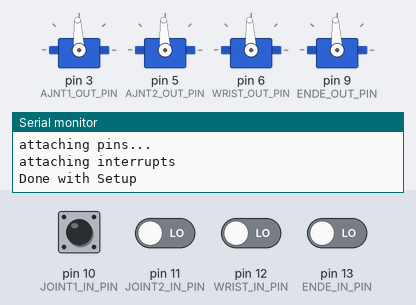
A sketch run on a simulated Arduino Uno, built with avr-gcc and run on an emulated ATmega328P. On the bench: 4 × servo, the last lines printed to the serial monitor. Inputs (shaded band) come from the test bench; at power-on: pin 10 (JOINT1_IN_PIN), pin 11 (JOINT2_IN_PIN), pin 12 (WRIST_IN_PIN), pin 13 (ENDE_IN_PIN) LOW.

Above: at 1.2 s.
1.3 s: pin 10 (JOINT1_IN_PIN) pulsed HIGH 2 times (0.12 s each, 0.3 s apart)
At 2.5 s:
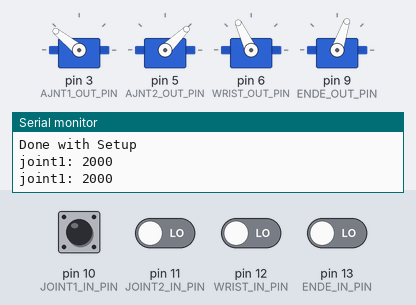
Timing chart, 0 to 4.3 s (numbered marks = the images above; inputs shaded):
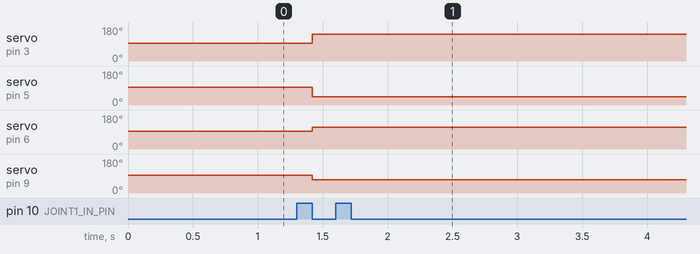

Measured:
- after the input at 1.3 s, servo on pin 3 (AJNT1_OUT_PIN): 93° → 141° after 0.12 s; servo on pin 5 (AJNT2_OUT_PIN): 93° → 44° after 0.12 s; servo on pin 6 (WRIST_OUT_PIN): 93° → 115° after 0.12 s; servo on pin 9 (ENDE_OUT_PIN): 93° → 71° after 0.12 s

The sketch:

Titan16_Arm.ino
```cpp
/*
 * authors: William Zschoche and Paul Ishizaki
 */

#include <Servo.h>
#include <PinChangeInt.h>

/*
 *  Input pins from X8R receiver
 */
#define JOINT1_IN_PIN 10  //ch. 7
#define JOINT2_IN_PIN 11  //ch. 6
#define WRIST_IN_PIN  12  //ch. 4
#define ENDE_IN_PIN   13  //ch. 3

/*
 *  Output pins to arm joints
 */
//valid PWM output pins(UNO): 3,5,6,9,10,11
#define AJNT1_OUT_PIN 3   //tape 1
#define AJNT2_OUT_PIN 5   //tape 2
#define WRIST_OUT_PIN 6   //tape 3
#define ENDE_OUT_PIN  9   //tape 4

/*
 *  Binary "flag" values for interrupts
 */

 #define JOINT1_FLAG 1
 #define JOINT2_FLAG 2
 #define WRIST_FLAG  4
 #define ENDE_FLAG   8

 /*
  *   Calibration signal for AJNT servo motors; 1500 = 0 output
  */
#define CENTER_SIGNAL 1500

//bit flag to indicate new sensor data has been written
volatile uint8_t bUpdateFlagsShared;

//raw sensor data
volatile uint16_t usAJNT1InShared;
volatile uint16_t usAJNT2InShared;
volatile uint16_t usWRISTInShared;
volatile uint16_t usENDEInShared;

//timestamp placeholder to for signal time length calcs
uint32_t ulAJNT1Start;
uint32_t ulAJNT2Start;
uint32_t ulWRISTStart;
uint32_t ulENDEStart;

////timer for cycle calculations
//uint32_t ulTimeStart;
//
////cycle counter
//uint32_t cycles;

Servo armJoint1;
Servo armJoint2;
Servo wristJoint;
Servo endeJoint;

void setup() {
  Serial.begin(9600);

  //attach output pins
  Serial.println("attaching pins...");
  armJoint1.attach(AJNT1_OUT_PIN);
  armJoint2.attach(AJNT2_OUT_PIN);
  wristJoint.attach(WRIST_OUT_PIN);
  endeJoint.attach(ENDE_OUT_PIN);

  //safety signal in case receiver does not receive data
  //extend arm straight out
  armJoint1.writeMicroseconds(CENTER_SIGNAL);
  armJoint2.writeMicroseconds(CENTER_SIGNAL);
  wristJoint.writeMicroseconds(CENTER_SIGNAL);
  endeJoint.writeMicroseconds(CENTER_SIGNAL);

  //attach interrupts
  Serial.println("attaching interrupts");
  PCintPort::attachInterrupt(JOINT1_IN_PIN, calcAJNT1, CHANGE);
  PCintPort::attachInterrupt(JOINT2_IN_PIN, calcAJNT2, CHANGE);
  PCintPort::attachInterrupt(WRIST_IN_PIN, calcWRIST, CHANGE);
  PCintPort::attachInterrupt(ENDE_IN_PIN, calcENDE, CHANGE);

//  //initialize timer
//  ulTimeStart = micros();
//
//  //initialize  cycle counter
//  cycles = 0;

  //sanity checker
  Serial.println("Done with Setup");
}


void loop() {

  static uint8_t bUpdateFlags;

  static uint16_t usAJNT1In;
  static uint16_t usAJNT2In;
  static uint16_t usWRISTIn;
  static uint16_t usENDEIn;

  static uint16_t usAJNT1;
  static uint16_t usAJNT2;
  static uint16_t usWRIST;
  static uint16_t usENDE;

  if (bUpdateFlagsShared)
  {
    //prevent writing from sensors to volatile vars
    noInterrupts();

    //grab values from volatile vars
    bUpdateFlags = bUpdateFlagsShared;

    if (bUpdateFlags & JOINT1_FLAG)
    {
      if(fabs(usAJNT1InShared - usAJNT1In) > 4)
      usAJNT1In = usAJNT1InShared;
    }
    if (bUpdateFlags & JOINT2_FLAG)
    {
      usAJNT2In = usAJNT2InShared;
    }
    if (bUpdateFlags & WRIST_FLAG)
    {
      usWRISTIn = usWRISTInShared;
    }
    if (bUpdateFlags & ENDE_FLAG)
    {
      usENDEIn = usENDEInShared;
    }

    //reset flag
    bUpdateFlagsShared = 0;

    //resume sensor writing
    interrupts();
  }

  //if flag values present (redundancy), scurb the new values for valid servo inputs
  if (bUpdateFlags & (JOINT1_FLAG || JOINT2_FLAG || WRIST_FLAG || ENDE_FLAG))
  {

    if (usAJNT1In < 1000)
      usAJNT1In = 1000;
    else if (usAJNT1In > 2000)
      usAJNT1In = 2000;

    if (usAJNT2In < 1000)
      usAJNT2In = 1000;
    else if (usAJNT2In > 2000)
      usAJNT2In = 2000;

    if (usWRISTIn < 1000)
      usWRISTIn = 1000;
    else if (usWRISTIn > 2000)
      usWRISTIn = 2000;

    if (usENDEIn < 1000)
      usENDEIn = 1000;
    else if (usENDEIn > 2000)
      usENDEIn = 2000;

    //map incoming values to allowable bounds
    //usAJNT1 = map(usAJNT1In, 1000, 2000, 1000, 2000);
    if(usAJNT1 != usAJNT1In)
      usAJNT1 = usAJNT1In;

    usAJNT2 = map(usAJNT2In, 1000, 2000, 1000, 2000);

    //NOTE:wrist locked to position for testing with shovel
    usWRIST = 1725;

    //NOTE:Shovel End Effector: Collision imminent with j1 when j2 is at_____ and
    //end effector is at 1820. Condition statements should prevent this.
    usENDE = map(usENDEIn, 1000, 2000, 1276, 1950);

    //Bound testing: print to console
    Serial.print("joint1: ");
    Serial.println(usAJNT1);
//    Serial.print("joint2: ");
//    Serial.println(usAJNT2);
//    Serial.print("wrist: ");
//    Serial.println(usWRIST);
//    Serial.print("ende: ");
//    Serial.println(usENDE);

    setSpeedJoint1(usAJNT1);
    setSpeedJoint2(usAJNT2);
    setSpeedWrist(usWRIST);
    setSpeedEnde(usENDE);

    bUpdateFlags = 0;

  }
  //delay(1000);

}

void setSpeedJoint1(uint16_t val)
{
  armJoint1.writeMicroseconds(val);
}

void setSpeedJoint2(uint16_t val)
{
  //Serial.println(val);
  armJoint2.writeMicroseconds(val);
}

void setSpeedWrist(uint16_t val)
{
  wristJoint.writeMicroseconds(val);
}

void setSpeedEnde(uint16_t val)
{
  endeJoint.writeMicroseconds(val);
}

void calcAJNT1()
{
  if (digitalRead(JOINT1_IN_PIN) == HIGH)
  {
    ulAJNT1Start = micros();
  }
  else
  {
    usAJNT1InShared = (uint16_t)(micros() - ulAJNT1Start);
    bUpdateFlagsShared |= JOINT1_FLAG;
  }
}
void calcAJNT2()
{
  if (digitalRead(JOINT2_IN_PIN) == HIGH)
  {
    ulAJNT2Start = micros();
  }
  else
  {
    usAJNT2InShared = (uint16_t)(micros() - ulAJNT2Start);
    bUpdateFlagsShared |= JOINT2_FLAG;
  }
}
void calcWRIST()
{
  //Serial.println("WRIST IS READ");
  if (digitalRead(WRIST_IN_PIN) == HIGH)
  {
    ulWRISTStart = micros();
  }
  else
  {
    usWRISTInShared = (uint16_t)(micros() - ulWRISTStart);
    bUpdateFlagsShared |= WRIST_FLAG;
  }
}
void calcENDE()
{
  //Serial.println("ENDE IS READ");
  if (digitalRead(ENDE_IN_PIN) == HIGH)
  {
    ulENDEStart = micros();
  }
  else
  {
    usENDEInShared = (uint16_t)(micros() - ulENDEStart);
    bUpdateFlagsShared |= ENDE_FLAG;
  }
}
```
